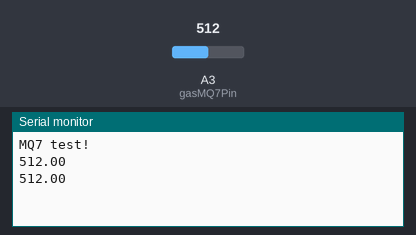
The sketch below on a simulated Arduino Uno, built with avr-gcc and run on an emulated ATmega328P. Shown: the last lines printed to the serial monitor. Inputs (shaded band) come from the test bench; at power-on: A3 (gasMQ7Pin) = 512.

Above: at 2.8 s.
2.9 s: A3 (gasMQ7Pin) set to 716
At 5.2 s:
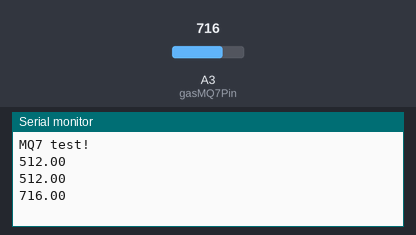
5.6 s: A3 (gasMQ7Pin) set to 900
At 7.0 s:
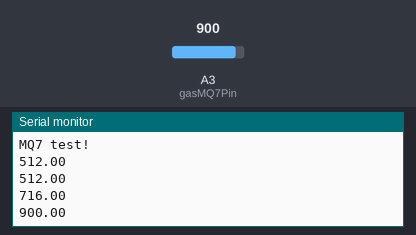
Timing chart, 0 to 8.6 s (numbered marks = the images above; inputs shaded):
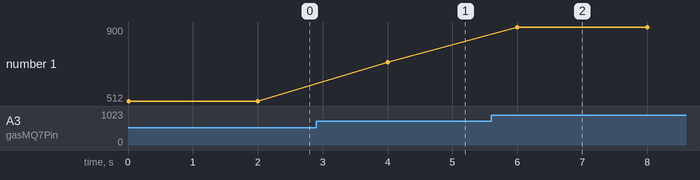

Measured:
- after the input at 2.9 s, the serial monitor: prints a new line after 1.1 s (image 1)
- after the input at 5.6 s, the serial monitor: prints a new line after 0.40 s (image 2)
- plotted number 1: 512 → 716 after the input at 2.9 s, 716 → 900 after the input at 5.6 s

The sketch:

MQ7.ino
```cpp
#define gasMQ7Pin A3


class deviceMQ7 {
  public:
    deviceMQ7() {

    }

    float readValue() {
      return analogRead(gasMQ7Pin);
    }
};

deviceMQ7 sensorMQ7;

void setup() {
  Serial.begin(9600);
  Serial.println("MQ7 test!");

}

void loop() {
  Serial.println(sensorMQ7.readValue());
  delay(2000);

}
```
